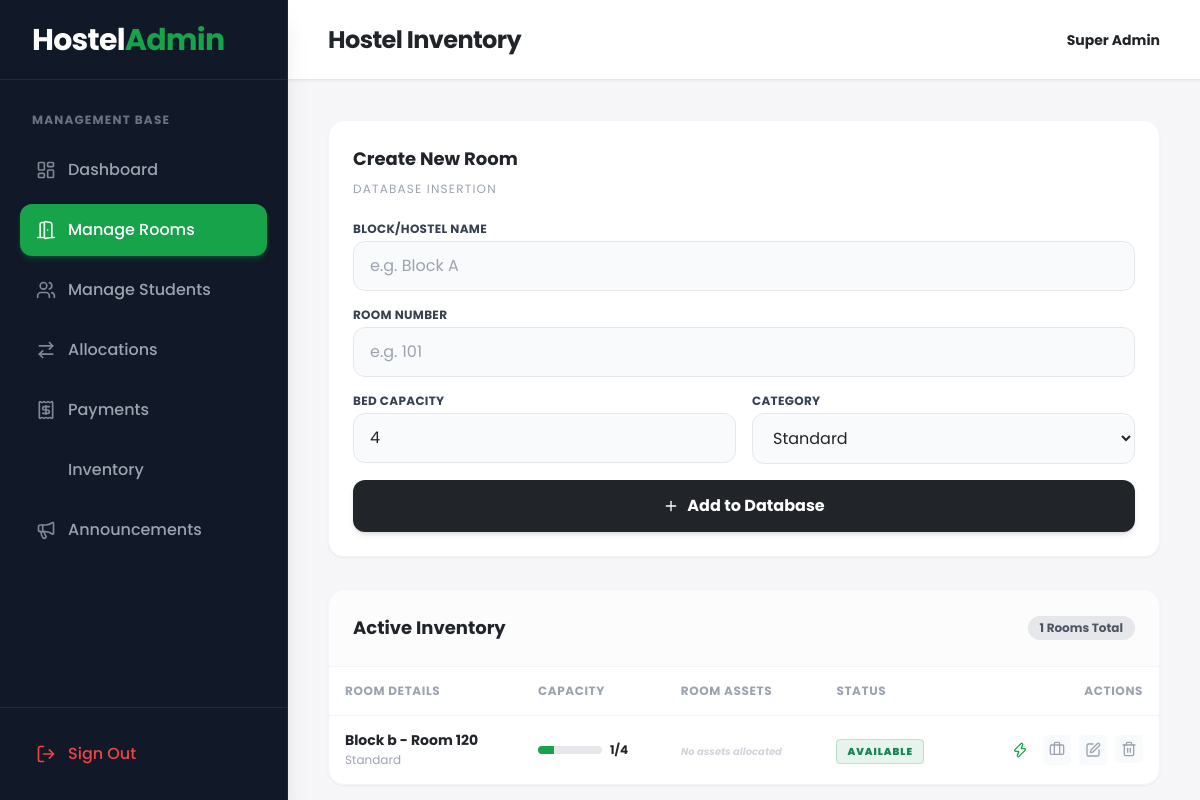
The page /admin/manage_rooms.php (signed in) on the database as committed earlier.
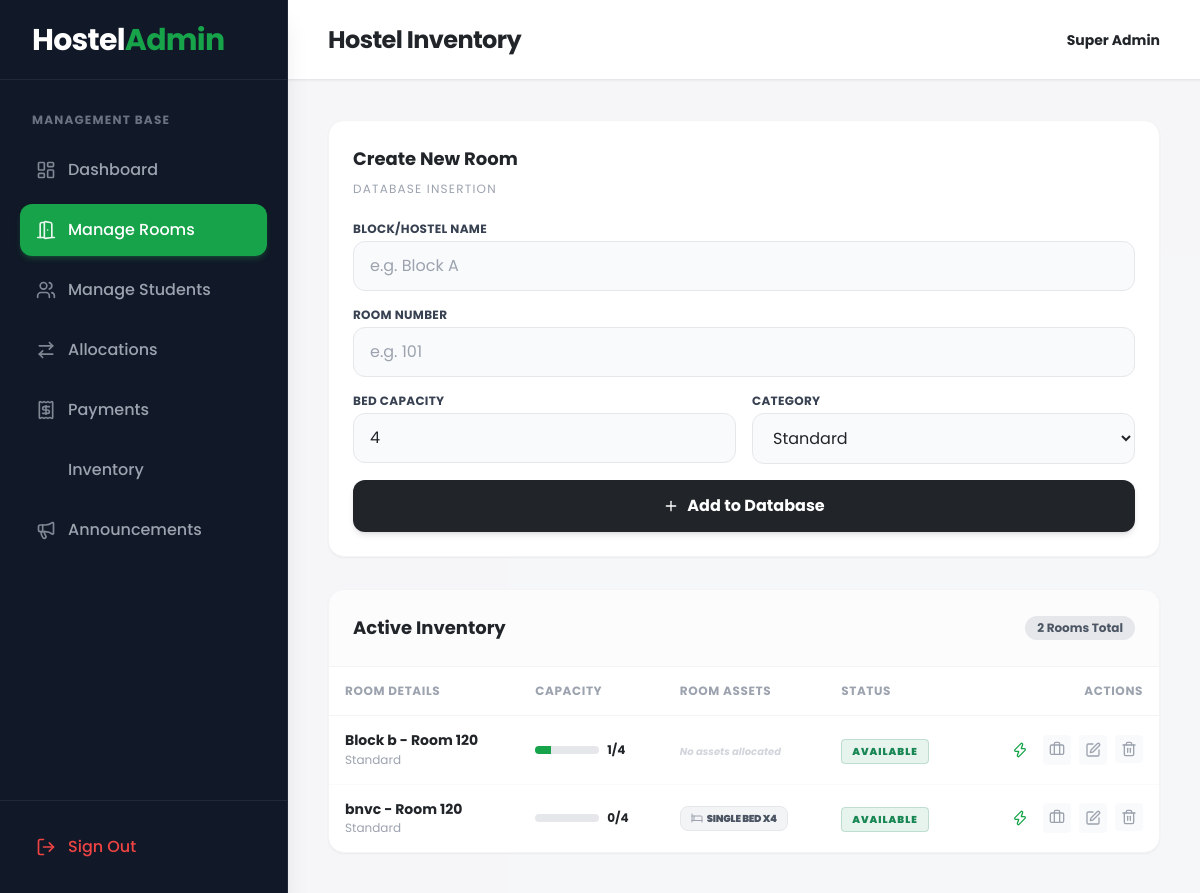
The same page on the database as committed later.
### tables this page shows
CREATE TABLE `rooms` (
  `id` int(11) NOT NULL,
  `block_name` varchar(50) NOT NULL,
  `room_number` varchar(50) NOT NULL,
  `capacity` int(11) NOT NULL DEFAULT 4,
  `current_occupancy` int(11) NOT NULL DEFAULT 0,
  `room_type` enum('Standard','Premium') DEFAULT 'Standard',
  `status` enum('available','full','maintenance') DEFAULT 'available',
  `created_at` timestamp NOT NULL DEFAULT current_timestamp()
);

### admin/manage_rooms.php (the view, shortened to what the changed rows need)
<?php
require_once '../config/database.php';
$rooms_sql = "
    SELECT r.*,
           GROUP_CONCAT(CONCAT(i.item_name, ' x', ri.quantity) SEPARATOR ', ') as asset_summary,
           (SELECT COUNT(*) FROM room_inventory WHERE room_id = r.id) as total_asset_types
    FROM rooms r
    LEFT JOIN room_inventory ri ON r.id = ri.room_id
    LEFT JOIN inventory i ON ri.item_id = i.id
    GROUP BY r.id
    ORDER BY r.block_name ASC, r.room_number ASC
";
$rooms_res = mysqli_query($conn, $rooms_sql);
$rooms = [];
if($rooms_res) {
    while($row = mysqli_fetch_assoc($rooms_res)) {
        $rooms[] = $row;
    }
}
?>
<!DOCTYPE html>
<html lang="en">
<head>
    <script src="https://cdn.tailwindcss.com"></script>
    <link rel="stylesheet" href="https://cdnjs.cloudflare.com/ajax/libs/animate.css/4.1.1/animate.min.css"/>
</head>
<body class="bg-gray-50 font-sans text-dark flex h-screen overflow-hidden antialiased">
    <?php include '../includes/admin_sidebar.php'; ?>
    <main class="flex-1 flex flex-col h-full overflow-hidden z-10 w-full">
        <header class="h-20 bg-white shadow-sm flex items-center justify-between px-6 lg:px-10 border-b border-gray-200 z-10">
            <div class="flex items-center gap-4">
                <h1 class="text-2xl font-bold text-dark hidden sm:block tracking-tight">Hostel Inventory</h1>
            </div>
        </header>
        <div class="flex-1 overflow-y-auto p-6 lg:p-10 bg-gray-100/50">
            <div class="grid grid-cols-1 xl:grid-cols-3 gap-8">
                <div class="xl:col-span-2">
                    <div class="bg-white rounded-2xl animate__animated animate__fadeInUp animate__delay-1s shadow-sm border border-gray-100 overflow-hidden h-full flex flex-col">
                        <div class="p-6 border-b border-gray-100 bg-gray-50/50 flex justify-between items-center">
                            <h3 class="font-bold text-dark text-lg">Active Inventory</h3>
                            <span class="bg-gray-200 text-gray-600 font-bold px-3 py-1 rounded-full text-xs"><?php echo count($rooms); ?> Rooms Total</span>
                        </div>
                        <div class="flex-1 overflow-auto">
                            <?php if(empty($rooms)): ?>
                                <div class="p-12 text-center">
                                    <i data-lucide="layout-grid" class="w-12 h-12 text-gray-300 mx-auto mb-3"></i>
                                    <h3 class="text-lg font-bold text-gray-400">No rooms configured</h3>
                                    <p class="text-sm text-gray-400 mt-1">Use the panel on the left to initialize your hostel blocks.</p>
                                </div>
                            <?php else: ?>
                                <table class="w-full text-left border-collapse">
                                    <thead>
                                        <tr class="bg-white text-gray-400 text-xs uppercase tracking-wider border-b border-gray-100">
                                            <th class="p-4 font-bold">Room Details</th>
                                            <th class="p-4 font-bold">Capacity</th>
                                            <th class="p-4 font-bold">Room Assets</th>
                                            <th class="p-4 font-bold">Status</th>
                                            <th class="p-4 font-bold text-right">Actions</th>
                                        </tr>
                                    </thead>
                                    <tbody class="divide-y divide-gray-50">
                                        <?php foreach($rooms as $r): ?>
                                            <tr class="hover:bg-gray-50/50 transition">
                                                <td class="p-4">
                                                    <p class="font-bold text-dark text-sm leading-tight"><?php echo htmlspecialchars($r['block_name']); ?> - Room <?php echo htmlspecialchars($r['room_number']); ?></p>
                                                    <p class="text-xs text-gray-400 mt-0.5"><?php echo htmlspecialchars($r['room_type']); ?></p>
                                                </td>
                                                <td class="p-4">
                                                    <div class="flex items-center gap-2">
                                                        <?php
                                                            $occupancy_percent = ($r['current_occupancy'] / $r['capacity']) * 100;
                                                            $color = $occupancy_percent >= 100 ? 'bg-danger' : 'bg-primary';
                                                        ?>
                                                        <div class="w-16 h-2 bg-gray-200 rounded-full overflow-hidden">
                                                            <div class="h-full <?php echo $color; ?>" style="width: <?php echo $occupancy_percent; ?>%"></div>
                                                        </div>
                                                        <span class="text-xs font-bold text-dark"><?php echo $r['current_occupancy']; ?>/<?php echo $r['capacity']; ?></span>
                                                    </div>
                                                </td>
                                                <td class="p-4">
                                                    <?php if($r['asset_summary']): ?>
                                                        <div class="flex flex-wrap gap-1.5 max-w-[200px]">
                                                            <?php
                                                            $assets = explode(', ', $r['asset_summary']);
                                                            foreach($assets as $asset):
                                                                $icon = 'package';
                                                                if(stripos($asset, 'bed') !== false) $icon = 'bed';
                                                            ?>
                                                                <span class="inline-flex items-center gap-1 bg-gray-100 text-gray-600 px-2.5 py-1 rounded-lg text-[10px] font-black uppercase tracking-tight border border-gray-200">
                                                                    <i data-lucide="<?php echo $icon; ?>" class="w-3 h-3 text-gray-400"></i>
                                                                    <?php echo htmlspecialchars($asset); ?>
                                                                </span>
                                                            <?php endforeach; ?>
                                                        </div>
                                                    <?php else: ?>
                                                        <span class="text-[10px] font-bold text-gray-300 italic">No assets allocated</span>
                                                    <?php endif; ?>
                                                </td>
                                                <td class="p-4">
                                                    <?php
                                                        $stat = $r['status'];
                                                        if($stat == 'available') echo '<span class="bg-success/10 text-success border border-success/20 px-2.5 py-1 rounded text-[10px] font-black uppercase tracking-widest">Available</span>';
                                                        elseif($stat == 'full') echo '<span class="bg-danger/10 text-danger border border-danger/20 px-2.5 py-1 rounded text-[10px] font-black uppercase tracking-widest">Full</span>';
                                                        else echo '<span class="bg-warning/10 text-warning border border-warning/20 px-2.5 py-1 rounded text-[10px] font-black uppercase tracking-widest">Maint</span>';
                                                    ?>
                                                </td>
                                                <td class="p-4 text-right">
                                                    <div class="flex justify-end gap-2">
                                                        <button onclick="openQuickAllocate(<?php echo $r['id']; ?>, '<?php echo $r['block_name'] . ' Rm ' . $r['room_number']; ?>')"
                                                                class="p-1.5 text-primary hover:bg-green-50 rounded border border-transparent hover:border-green-100 transition" title="Quick Assets">
                                                            <i data-lucide="zap" class="w-4 h-4"></i>
                                                        </button>
                                                        <a href="room_inventory.php?room_id=<?php echo $r['id']; ?>" class="p-1.5 text-gray-400 hover:text-primary transition bg-gray-50 hover:bg-green-50 rounded" title="Detailed Inventory">
                                                            <i data-lucide="briefcase" class="w-4 h-4"></i>
                                                        </a>
                                                        <button onclick="openEditModal(<?php echo htmlspecialchars(json_encode($r)); ?>)"
                                                                class="p-1.5 text-gray-400 hover:text-primary transition bg-gray-50 hover:bg-green-50 rounded" title="Edit Room">
                                                            <i data-lucide="edit" class="w-4 h-4"></i>
                                                        </button>
                                                        <form action="../actions/delete_room_action.php" method="POST" class="inline" onsubmit="return confirm('WARNING: Are you sure? This will delete Room <?php echo $r['room_number']; ?> and ALL associated data (allocations & assets). This cannot be undone!');">
                                                            <button type="submit" class="p-1.5 text-gray-400 hover:text-danger transition bg-gray-50 hover:bg-red-50 rounded" title="Delete Room">
                                                                <i data-lucide="trash-2" class="w-4 h-4"></i>
                                                            </button>
                                                        </form>
                                                    </div>
                                                </td>
                                            </tr>
                                        <?php endforeach; ?>
                                    </tbody>
                                </table>
                            <?php endif; ?>
                        </div>
                    </div>
                </div>
            </div>
        </div>
    </main>
</body>
</html>

### includes/admin_sidebar.php (shortened to what the changed rows need)
<?php
$current_page = basename($_SERVER['PHP_SELF']);
$nav_items = [
    'dashboard.php' => ['icon' => 'layout-dashboard', 'label' => 'Dashboard'],
    'manage_rooms.php' => ['icon' => 'door-open', 'label' => 'Manage Rooms'],
    'manage_students.php' => ['icon' => 'users', 'label' => 'Manage Students'],
    'allocations.php' => ['icon' => 'arrow-right-left', 'label' => 'Allocations'],
    'payments.php' => ['icon' => 'receipt', 'label' => 'Payments'],
    'inventory.php' => ['icon' => 'packages', 'label' => 'Inventory'],
    'announcements.php' => ['icon' => 'megaphone', 'label' => 'Announcements'],
];
?>
<aside class="w-72 bg-gray-900 shadow-xl hidden lg:flex flex-col h-full border-r border-gray-800 relative z-20">
    <nav class="flex-1 py-8 px-5 space-y-2 overflow-y-auto w-full no-scrollbar">
        <h4 class="px-3 text-xs font-bold text-gray-500 uppercase tracking-widest mb-4">Management Base</h4>
        <?php foreach ($nav_items as $url => $item): ?>
            <?php
            $isActive = ($current_page == $url);
            $activeClass = $isActive ? 'bg-primary text-white shadow-md shadow-green-500/20 hover:-translate-y-0.5' : 'text-gray-400 hover:bg-gray-800 hover:text-white';
            ?>
            <a href="<?php echo $url; ?>" class="flex items-center gap-3 px-4 py-3.5 rounded-xl font-medium transition duration-200 <?php echo $activeClass; ?>">
                <i data-lucide="<?php echo $item['icon']; ?>" class="w-5 h-5 <?php echo $isActive ? 'opacity-90' : 'opacity-80'; ?>"></i> <?php echo $item['label']; ?>
            </a>
        <?php endforeach; ?>
    </nav>
</aside>

Rows that differ between the two databases and show on the page:
added rooms: block_name "bnvc", room_number "120", room_type "Standard", current_occupancy "0", capacity "4", asset "SINGLE BED X4", status "AVAILABLE"
Other text that changed with them:
count($rooms): "1" → "2"
